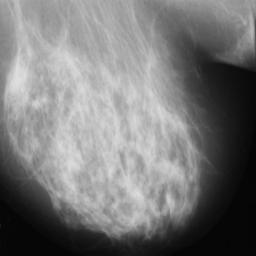
%> input picture Pictures For Use/Beningn8.jpg, 256 x 256 px
$ octave adaptivemedianfilter.m   (GNU Octave 9; MATLAB toolbox functions it lacks are replaced by stand-ins)
%> lines starting %> are read from the running program, lines starting %| are printed output that depends on the picture
clc;
clear;
close all;
a=imread('Beningn8.jpg');
%> a is the input picture: size 256x256x3 uint8; min 3, max 223, mean 119.7
b=rgb2gray(a);
J = imnoise(b,'salt & pepper', 0.02);
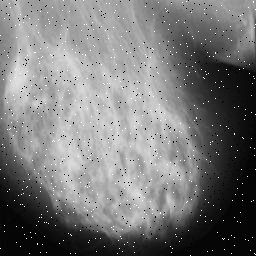
%> J: size 256x256 uint8; min 0, max 255, mean 119.9
NoisyImage=J;
[R C P]=size(NoisyImage);
%> R = 256; C = 256; P = 1
OutImage=zeros(R,C);
figure;
% imshow(J);
Zmin=[];
Zmax=[];
Zmed=[];

for i=1:R
    for j=1:C
               if (i==1 & j==1)


          % for right top corner[8,7,6]
                elseif (i==1 & j==C)


			% for bottom left corner[2,3,4]
                elseif (i==R & j==1)


        		     % for bottom right corner[8,1,2]

                elseif (i==R & j==C)


        		    %for top edge[8,7,6,5,4]

                elseif (i==1)


                     		      			% for right edge[2,1,8,7,6]

                elseif (i==R)

		      			% // for bottom edge[8,1,2,3,4]

                elseif (j==C)


                         %// for left edge[2,3,4,5,6]

                elseif (j==1)


               else


                             SR1 = NoisyImage((i-1),(j-1));
 							 SR2 = NoisyImage((i-1),(j));
    						 SR3 = NoisyImage((i-1),(j+1));
 							 SR4 = NoisyImage((i),(j-1));
                             SR5 = NoisyImage(i,j);
 							 SR6 = NoisyImage((i),(j+1));
 							 SR7 = NoisyImage((i+1),(j-1));
 							 SR8 = NoisyImage((i+1),(j));
 							 SR9 = NoisyImage((i+1),(j+1));
                             TempPixel=[SR1,SR2,SR3,SR4,SR5,SR6,SR7,SR8,SR9];
                             Zxy=NoisyImage(i,j);
                             Zmin=min(TempPixel);
                             Zmax=max(TempPixel);
                             Zmed=median(TempPixel);
                             A1 = Zmed - Zmin;
                             A2 = Zmed - Zmax;

                             if A1 > 0 && A2 < 0

                                  %   go to level B
                                  B1 = Zxy - Zmin;
                                  B2 = Zxy - Zmax;
                                  if B1 > 0 && B2 < 0
                                      OutImage(i,j)= Zxy;
                                  else
                                      OutImage(i,j)= Zmed;

                                  end
                             else

                                 if ((R > 4 && R < R-5) && (C > 4 && C < C-5))

                                 S1 = NoisyImage((i-1),(j-1));
                                 S2 = NoisyImage((i-2),(j-2));
                                 S3 = NoisyImage((i-1),(j));
                                 S4 = NoisyImage((i-2),(j));
                                 S5 = NoisyImage((i-1),(j+1));
                                 S6 = NoisyImage((i-2),(j+2));
                                 S7 = NoisyImage((i),(j-1));
                                 S8 = NoisyImage((i),(j-2));

                                 S9 = NoisyImage(i,j);
                                 S10 = NoisyImage((i),(j+1));
                                 S11 = NoisyImage((i),(j+2));
                                 S12 = NoisyImage((i+1),(j-1));
                                 S13 = NoisyImage((i+2),(j-2));
                                 S14 = NoisyImage((i+1),(j));
                                 S15 = NoisyImage((i+2),(j));
                                 S16 = NoisyImage((i+1)),((j+1));
                                 S17 = NoisyImage((i+2)),((j+2));
                                 TempPixel2=[S1,S2,S3,S4,S5,S6,S7,S8,S9,S10,S11,S12,S13,S14,S15,S16,S17];
                                 Zmed2=median(TempPixel2);
                                 OutImage(i,j)= Zmed2;
                                 else

                                 OutImage(i,j)= Zmed;

                                 end

                             end

          end

    end
end
%> after the loop, A1 = 0; A2 = 0; SR1 = 6; SR2 = 255
imshow(OutImage,[]);
disp('exit');

$ run again, with Pictures For Use/Beningn10.jpg copied over Pictures For Use/Beningn8.jpg
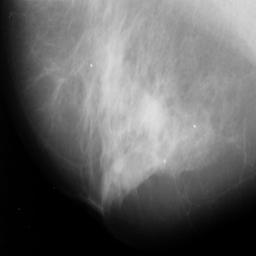
%> input picture Pictures For Use/Beningn10.jpg, 256 x 256 px
%> a is the input picture: size 256x256x3 uint8; min 0, max 224, mean 100.4
%> `J = imnoise(b,'salt & pepper', 0.02);`:
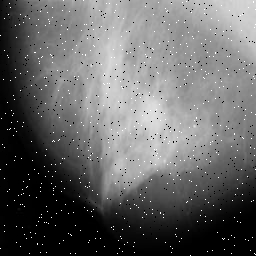
%> J: size 256x256 uint8; min 0, max 255, mean 101
%> after the loop `for i=1:R`: A1 = 0; SR2 = 255

$ run again, with Pictures For Use/Beningn11.jpg copied over Pictures For Use/Beningn8.jpg
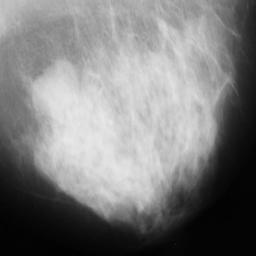
%> input picture Pictures For Use/Beningn11.jpg, 256 x 256 px
%> a is the input picture: size 256x256x3 uint8; min 1, max 233, mean 124.9
%> `J = imnoise(b,'salt & pepper', 0.02);`:
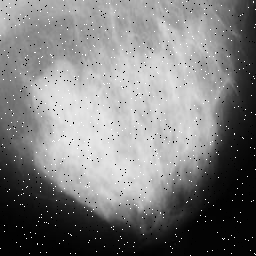
%> J: size 256x256 uint8; min 0, max 255, mean 125
%> after the loop `for i=1:R`: A1 = 0; SR1 = 4; SR2 = 255
